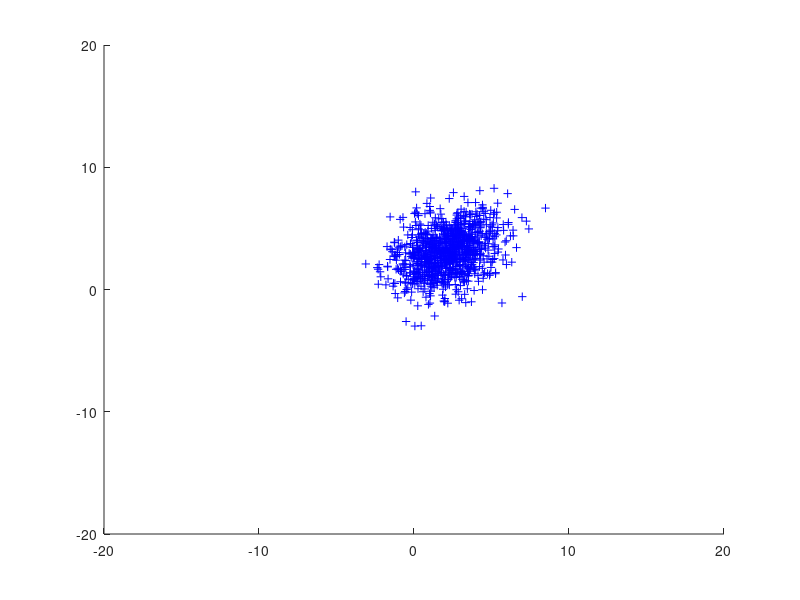

Recreate this plot in MATLAB. (Note: this script raises an error after producing the figure.)
n=1000;
b=randn(2,n);
Gx=[3 1;1 3];
xbar=[2;3];
x=xbar*ones(1,n)+sqrtm(Gx)*b;
%plot(x(1,:),x(2,:),'+blue');
hold on;
%draw_ellipse(xbar,Gx,0.9,'red',2);
%draw_ellipse(xbar,Gx,0.99,'blue',2);
%draw_ellipse(xbar,Gx,0.999,'green',2);
dt=0.01;
A=[0 1;-1 0];
B=[2;3];
Ad=eye(2,2)+dt*A;
for t=0:dt:5
    ud=dt*sin(t)*B;
    x=Ad*x+ud*ones(1,n); 
    clf; hold on; axis([-20 20 -20 20]);
    plot(x(1,:),x(2,:),'+blue'); 
    xbar=Ad*xbar+ud;
    Gx=Ad*Gx*Ad';
    draw_ellipse(xbar,Gx,0.9,'red',2);    
    draw_ellipse(xbar,Gx,0.99,'green',2);    
    drawnow();    
end
